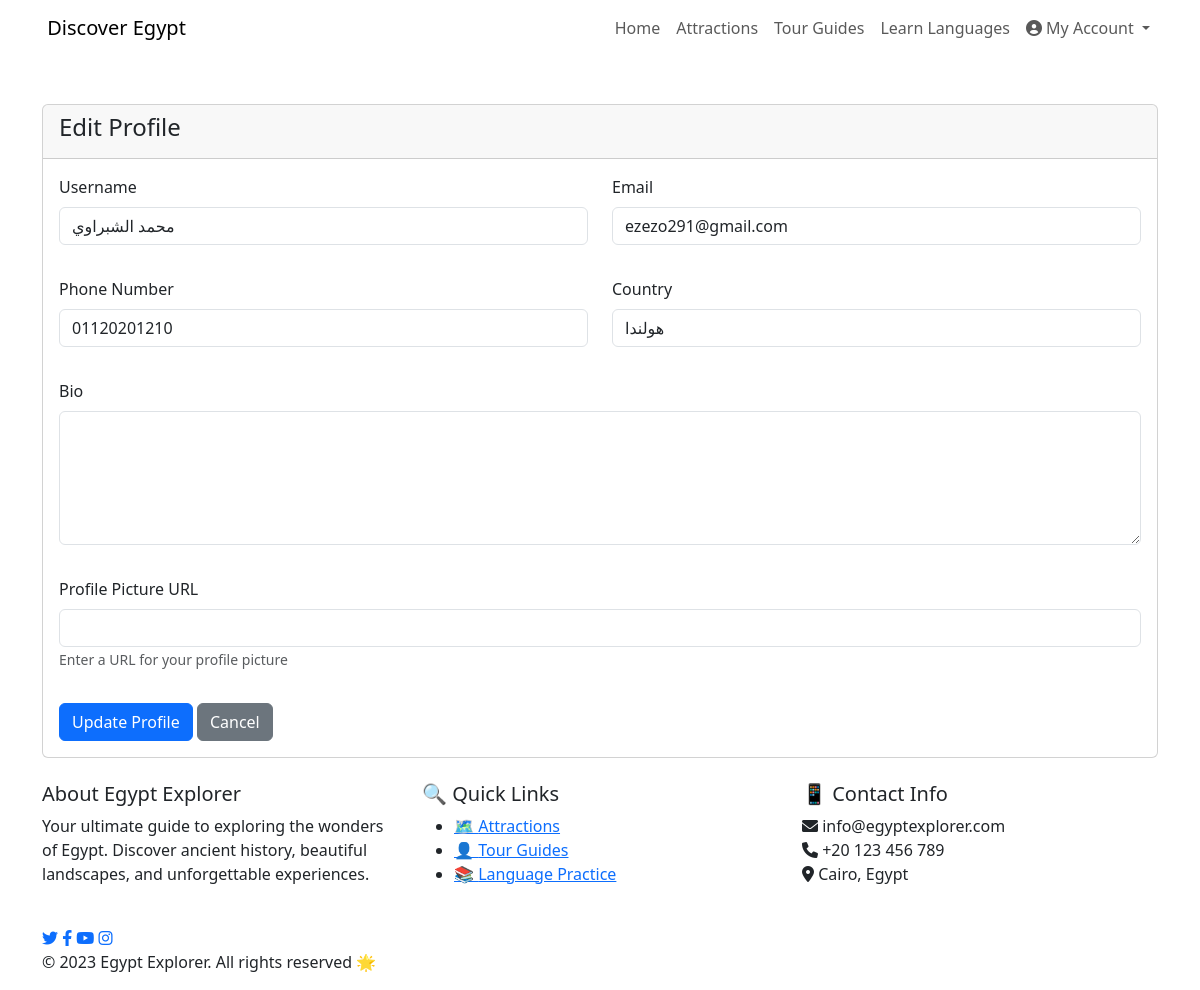
/profile/edit (signed in), run on an earlier commit of the app's database.
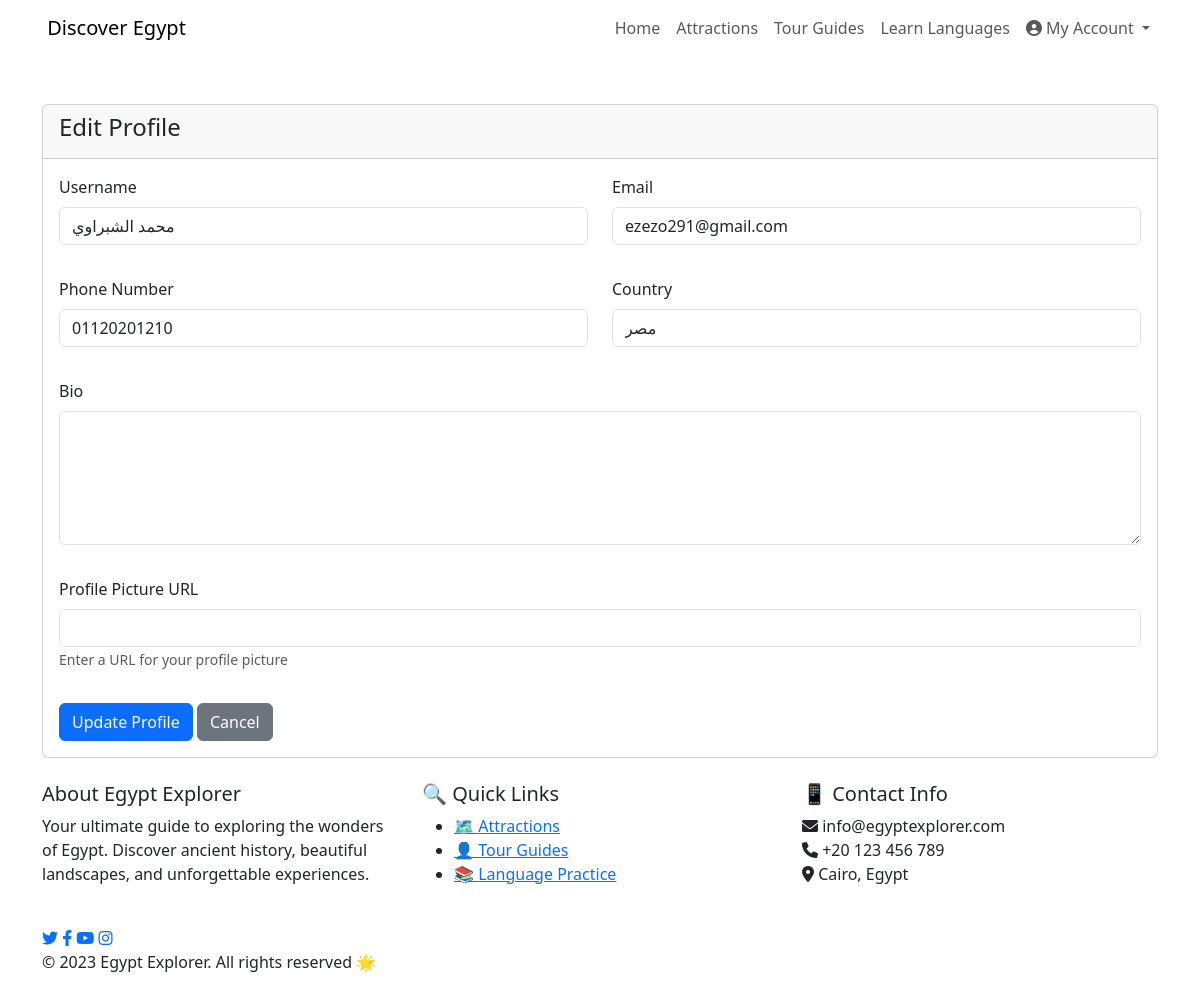
And on a later commit of the database.
### models.py (models this page shows, shortened)
class User(UserMixin, db.Model):
    id = db.Column(db.Integer, primary_key=True)
    username = db.Column(db.String(64), unique=True, nullable=False)
    email = db.Column(db.String(120), unique=True, nullable=False)
    password_hash = db.Column(db.String(256), nullable=False)
    is_guide = db.Column(db.Boolean, default=False)
    is_student = db.Column(db.Boolean, default=False)
    is_tourist = db.Column(db.Boolean, default=False)
    is_admin = db.Column(db.Boolean, default=False)
    phone = db.Column(db.String(20), nullable=True)
    country = db.Column(db.String(100), nullable=True)
    governorate = db.Column(db.String(100), nullable=True)
    city = db.Column(db.String(100), nullable=True)
    profile_pic = db.Column(db.String(200), nullable=True)
    education_level = db.Column(db.String(100), nullable=True)
    university = db.Column(db.String(200), nullable=True)
    languages = db.Column(db.String(200), nullable=True)
    bio = db.Column(db.Text, nullable=True)
    date_joined = db.Column(db.DateTime, default=datetime.utcnow)
    profile_completed = db.Column(db.Boolean, default=False)
    reviews = db.relationship('Review', backref='author', lazy='dynamic')

### routes.py (the view)
@main.route('/profile/edit', methods=['GET', 'POST'])
@login_required
def edit_profile():
    form = ProfileForm(original_username=current_user.username,
                      original_email=current_user.email)
    if form.validate_on_submit():
        current_user.username = form.username.data
        current_user.email = form.email.data
        current_user.phone = form.phone.data
        current_user.country = form.country.data
        current_user.governorate = form.governorate.data
        current_user.city = form.city.data
        current_user.education_level = form.education_level.data
        current_user.university = form.university.data
        current_user.bio = form.bio.data
        current_user.profile_pic = form.profile_pic.data
        current_user.profile_completed = current_user.is_profile_complete()
        db.session.commit()
        flash('Your profile has been updated!', 'success')
        return redirect(url_for('main.profile'))
    elif request.method == 'GET':
        form.username.data = current_user.username
        form.email.data = current_user.email
        form.phone.data = current_user.phone
        form.country.data = current_user.country
        form.governorate.data = current_user.governorate
        form.city.data = current_user.city
        form.education_level.data = current_user.education_level
        form.university.data = current_user.university
        form.bio.data = current_user.bio
        form.profile_pic.data = current_user.profile_pic
    is_guide_or_student = current_user.is_guide or current_user.is_student
    return render_template('edit_profile.html',
                          title='Edit Profile',
                          form=form,
                          is_guide_or_student=is_guide_or_student)

### forms.py
class SearchForm(FlaskForm):
    q = StringField('Search', validators=[DataRequired()])
    submit = SubmitField('Search')

### routes.py (called while the page is built)
def get_locale():
    if 'language' in session:
        return session['language']
    return 'en'

@main.before_app_request
def before_request():
    g.locale = str(get_locale())
    g.search_form = SearchForm()
    g.count_reviews_by_rating = count_reviews_by_rating

### templates/edit_profile.html (shortened to what the changed rows need)
{% extends "layout.html" %}
{% block content %}
    <div class="container mt-5">
        <div class="card mb-4">
            <div class="card-body">
                <form method="POST" action="" enctype="multipart/form-data">
                    <div class="row mb-3">
                        <div class="col-md-6">
                            <div class="form-group mb-3">
                                {{ form.username.label(class="form-label") }}
                                {% if form.username.errors %}
                                    {{ form.username(class="form-control is-invalid") }}
                                    <div class="invalid-feedback">
                                        {% for error in form.username.errors %}
                                            <span>{{ error }}</span>
                                        {% endfor %}
                                    </div>
                                {% else %}
                                    {{ form.username(class="form-control") }}
                                {% endif %}
                            </div>
                        </div>
                        <div class="col-md-6">
                            <div class="form-group mb-3">
                                {{ form.email.label(class="form-label") }}
                                {% if form.email.errors %}
                                    {{ form.email(class="form-control is-invalid") }}
                                    <div class="invalid-feedback">
                                        {% for error in form.email.errors %}
                                            <span>{{ error }}</span>
                                        {% endfor %}
                                    </div>
                                {% else %}
                                    {{ form.email(class="form-control") }}
                                {% endif %}
                            </div>
                        </div>
                    </div>
                    <div class="row mb-3">
                        <div class="col-md-6">
                            <div class="form-group mb-3">
                                {{ form.phone.label(class="form-label") }}
                                {% if form.phone.errors %}
                                    {{ form.phone(class="form-control is-invalid") }}
                                    <div class="invalid-feedback">
                                        {% for error in form.phone.errors %}
                                            <span>{{ error }}</span>
                                        {% endfor %}
                                    </div>
                                {% else %}
                                    {{ form.phone(class="form-control") }}
                                {% endif %}
                            </div>
                        </div>
                        <div class="col-md-6">
                            <div class="form-group mb-3">
                                {{ form.country.label(class="form-label") }}
                                {% if form.country.errors %}
                                    {{ form.country(class="form-control is-invalid") }}
                                    <div class="invalid-feedback">
                                        {% for error in form.country.errors %}
                                            <span>{{ error }}</span>
                                        {% endfor %}
                                    </div>
                                {% else %}
                                    {{ form.country(class="form-control") }}
                                {% endif %}
                            </div>
                        </div>
                    </div>
                    <div class="row mb-3">
                        <div class="col-12">
                            <div class="form-group mb-3">
                                {{ form.bio.label(class="form-label") }}
                                {% if form.bio.errors %}
                                    {{ form.bio(class="form-control is-invalid") }}
                                    <div class="invalid-feedback">
                                        {% for error in form.bio.errors %}
                                            <span>{{ error }}</span>
                                        {% endfor %}
                                    </div>
                                {% else %}
                                    {{ form.bio(class="form-control", rows=5) }}
                                {% endif %}
                            </div>
                        </div>
                    </div>
                    <div class="row mb-3">
                        <div class="col-12">
                            <div class="form-group mb-3">
                                {{ form.profile_pic.label(class="form-label") }}
                                {% if form.profile_pic.errors %}
                                    {{ form.profile_pic(class="form-control is-invalid") }}
                                    <div class="invalid-feedback">
                                        {% for error in form.profile_pic.errors %}
                                            <span>{{ error }}</span>
                                        {% endfor %}
                                    </div>
                                {% else %}
                                    {{ form.profile_pic(class="form-control") }}
                                {% endif %}
                                <small class="form-text text-muted">{{ _('Enter a URL for your profile picture') }}</small>
                            </div>
                        </div>
                    </div>
                </form>
            </div>
        </div>
    </div>
{% endblock %}

What changed in the data, as far as the page shows it:
changed User "محمد الشبراوي": country "هولندا" → "مصر"
